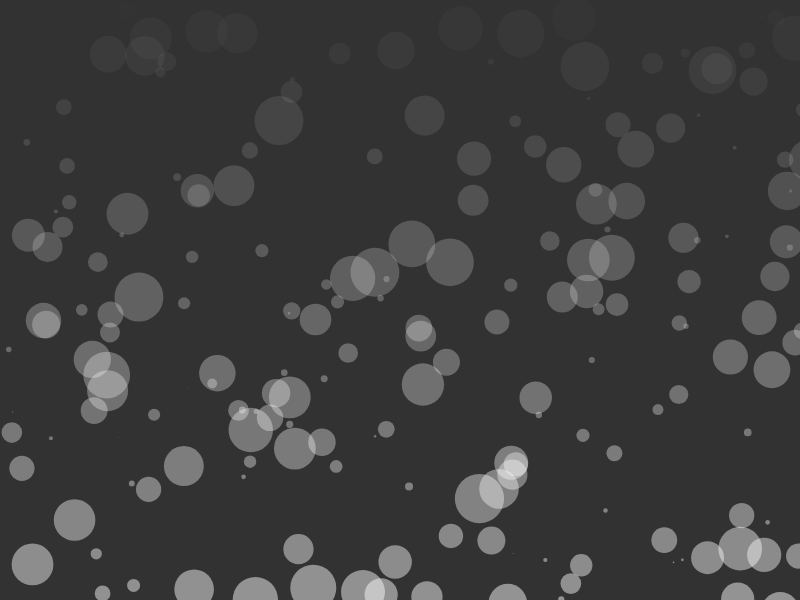
Frame 1 (no input)
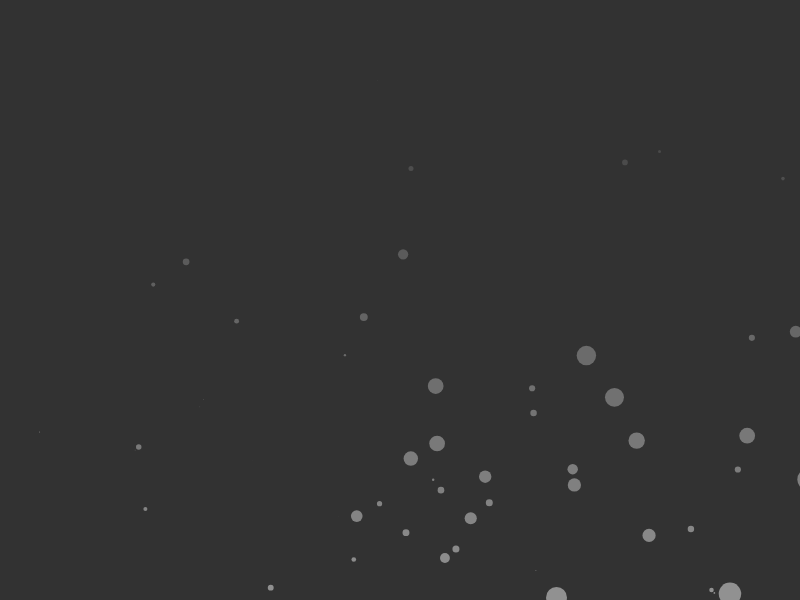
Frame 60 (no input)
Frame 120 (the mouse pressed at the canvas centre since frame 60): identical to frame 60, image omitted

The p5.js sketch that drew these frames (run headless with seeded random() and noise() and a simulated clock; from frame 60 on, the mouse is pressed at the canvas centre):

// p5.js sketch
// ── sketch.js
let balls = []

function spawn() {
  for (var i = 0; i < 200; i++) {
    ball = new Ball();
    balls.push(ball);
  }
}

function setup() {
  var width = displayWidth;
  var height = displayHeight;
  createCanvas(width, height)
  background(50, 50, 50)
  spawn()
  cursor(HAND);

}

class Ball {
  constructor(mass, x, y) {
    this.mass = (Math.random() * 50);
    this.x = Math.random() * width;
    this.y = Math.random() * height;
    var mousedir = mouseX - width / 2;

  }
}

function tick(ball) {
  ball.x -= (xmove * ball.mass * 0.001);
  ball.y -= (ymove * ball.mass * 0.001);
  
  if (ball.y <= height * 1.5){
    strokeWeight(0);
    fill(256, ball.y / 5);
    ellipse(ball.x, ball.y, ball.mass, ball.mass)
  }
  
}

function keyPressed() {
  balls = []
  spawn();
}

function draw() {
  background(50, 50, 50);

  var mousedirx = mouseX - width / 2;
  var mousediry = mouseY - height / 2;  
  xmove = (mousedirx);
  ymove = ( mousediry);

  balls.forEach(tick);

}

// ── style.css
* { margin:0; padding:0; box-sizing:border-box; }

body {
  overflow: hidden;
}
